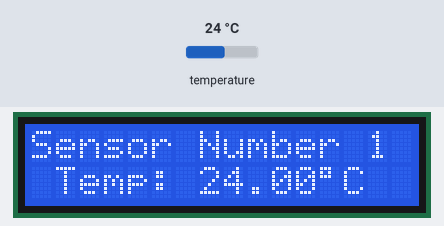
Bench run of a sketch on a simulated Arduino Uno, built with avr-gcc and run on an emulated ATmega328P. On the bench: 16×2 character LCD. The test bench sets the inputs (shaded band); at power-on: temperature 24 °C. What the sketch prints to the serial monitor is not drawn.

Above: at 1.2 s.
1.3 s: temperature set to 12 °C
At 2.5 s:
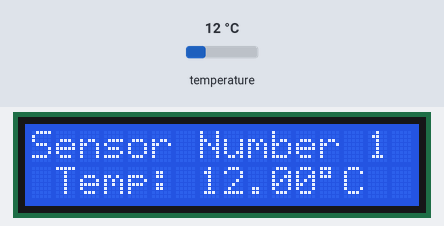
3.2 s: temperature set to 19 °C
At 3.7 s:
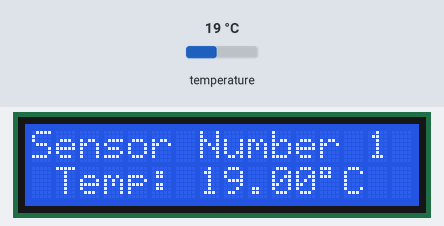
4.9 s: temperature set to 28 °C
At 6.1 s:
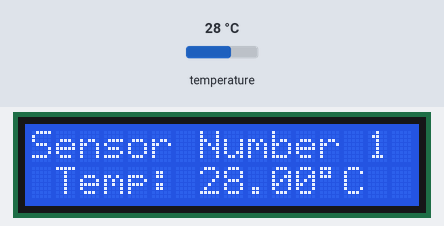
Timing chart, 0 to 7.9 s (numbered marks = the images above; inputs shaded):
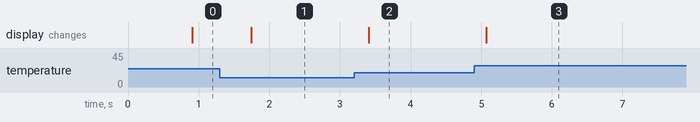

Measured:
- after the input at 1.3 s, the display: changes after 0.44 s (image 1)
- after the input at 3.2 s, the display: changes after 0.21 s (image 2)
- after the input at 4.9 s, the display: changes after 0.17 s (image 3)

The sketch:

TestDataLongPeriod.ino
```cpp
#include <LiquidCrystal.h>

const int rs = 12, en = 11, d4 = 5, d5 = 4, d6 = 3, d7 = 2;
LiquidCrystal lcd(rs, en, d4, d5, d6, d7);
uint16_t t;

#include <OneWire.h>
#include <DallasTemperature.h>

#define ONE_WIRE_BUS 8 // Data wire is plugged into port 8 on the Arduino
#define precision 12 // OneWire precision Dallas Sensor
int sen_number = 0; // Counter of Dallas sensors

OneWire oneWire(ONE_WIRE_BUS);
DallasTemperature sensors(&oneWire); // Pass our oneWire reference to Dallas Temperature.
DeviceAddress T1, T2, T3, T4, T5; // arrays to hold device addresses
void setup(void)
{
lcd.begin(16,2);
Serial.begin(9600); //Start serial port

// Start up the library
sensors.begin();
// locate devices on the bus
// report parasite power requirements
// Search for devices on the bus and assign based on an index.
// show the addresses we found on the bus

// set the resolution to 12 bit per device
sensors.setResolution(T1, precision);
sensors.setResolution(T2, precision);
sensors.setResolution(T3, precision);
sensors.setResolution(T4, precision);
sensors.setResolution(T5, precision);

Serial.print("t T1 T2 T3 T4 T5");
Serial.println();
}
// function to print a device address
// function to print the temperature for a device
void printTemperature(DeviceAddress deviceAddress)
{
float tempC = sensors.getTempC(deviceAddress);
Serial.print(tempC);
// Serial.print(" Temp F: ");
// Serial.print(DallasTemperature::toFahrenheit(tempC));
}
// function to print a device's resolution
void printResolution(DeviceAddress deviceAddress)
{
}

void printData(DeviceAddress deviceAddress)
{
printTemperature(deviceAddress);
Serial.print(" ");
}

void loop(void)
{
// call sensors.requestTemperatures() to issue a global temperature request to all devices on the bus
sensors.requestTemperatures();

// print the device information
Serial.print(t);
Serial.print(" ");
printData(T1);
printData(T2);
printData(T3);
printData(T4);
printData(T5);
Serial.println();

if (sen_number == sensors.getDeviceCount()) {
sen_number = 0; // reset counter
// lcd.clear(); // clear screen on LCD
}
lcd.setCursor(0,0);
lcd.print("Sensor Number ");
lcd.print(sen_number+1);
lcd.setCursor(0,1);
lcd.print(" Temp: ");
if (sen_number == 0) { lcd.print(sensors.getTempC(T1)); lcd.write((char)223); lcd.print("C ");
} else if (sen_number == 1) { lcd.print(sensors.getTempC(T2)); lcd.write((char)223); lcd.print("C ");
} else if (sen_number == 2) { lcd.print(sensors.getTempC(T3)); lcd.write((char)223); lcd.print("C ");
} else if (sen_number == 3) { lcd.print(sensors.getTempC(T4)); lcd.write((char)223); lcd.print("C ");
} else if (sen_number == 4) { lcd.print(sensors.getTempC(T5)); lcd.write((char)223); lcd.print("C ");
}

t++;
sen_number++ ;
}
```
